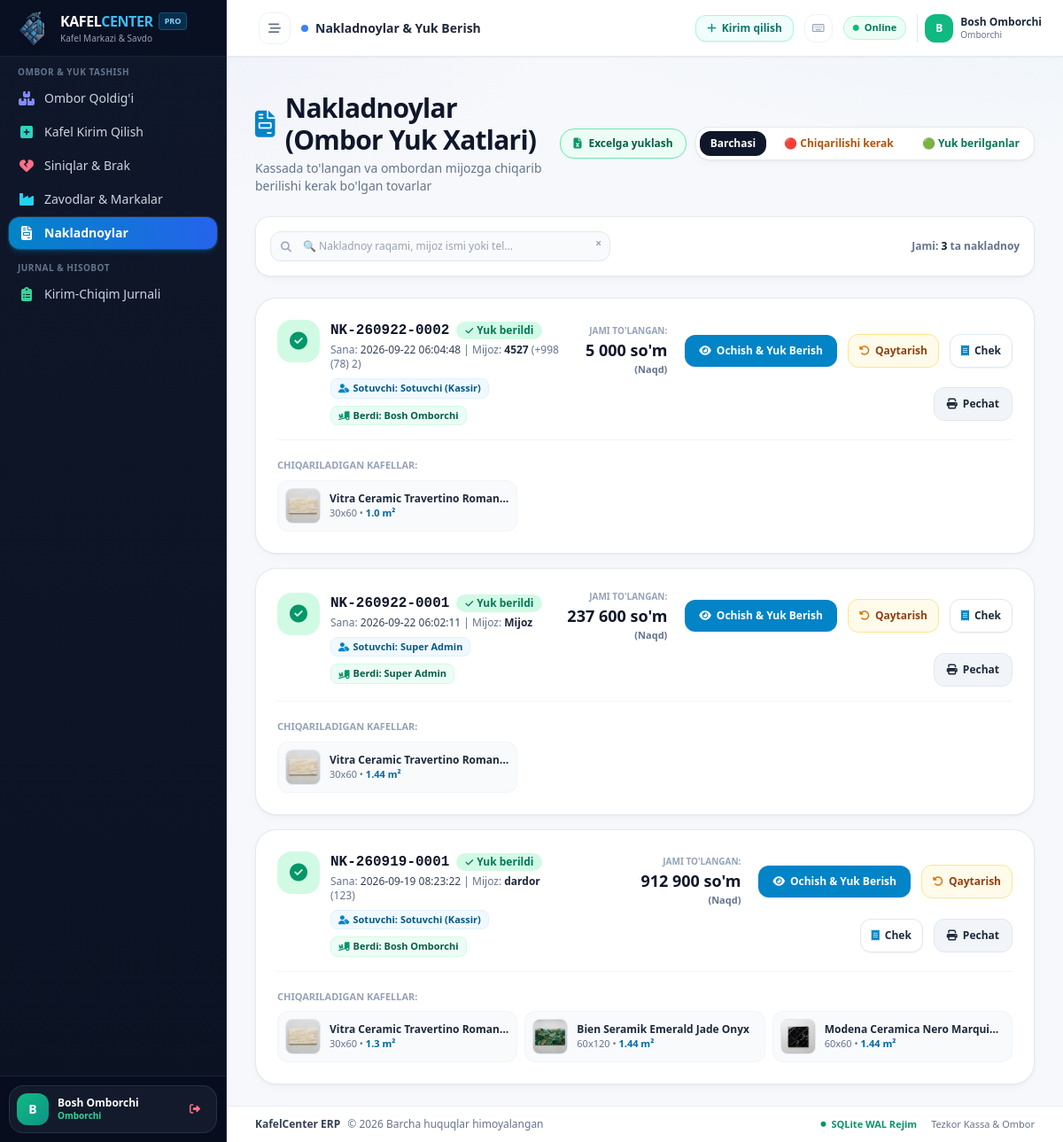
Page /nakladnoylar (signed in) on the earlier database version.
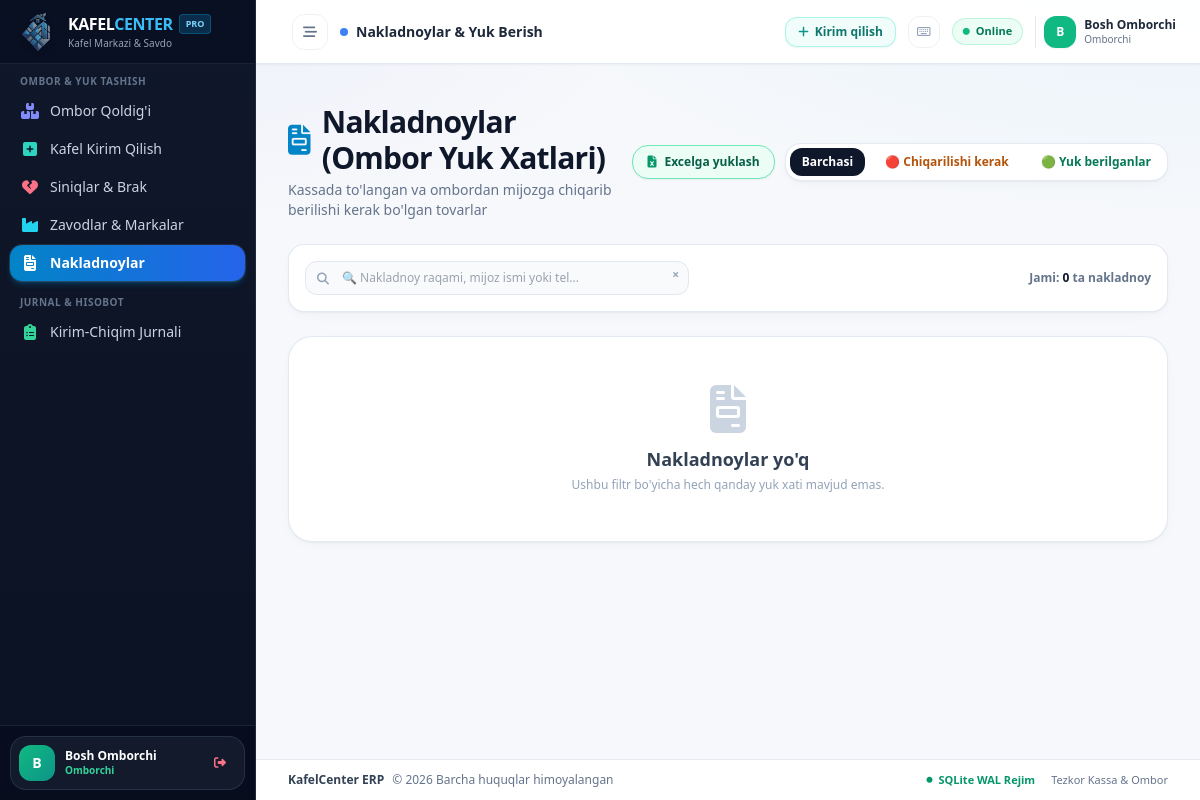
Same page on the later database version.
### tables this page shows
CREATE TABLE orders (
        id INTEGER PRIMARY KEY AUTOINCREMENT,
        order_number TEXT UNIQUE NOT NULL,
        customer_name TEXT,
        customer_phone TEXT,
        total_amount REAL NOT NULL,
        paid_amount REAL NOT NULL,
        payment_method TEXT NOT NULL, -- 'naqd', 'karta', 'aralash'
        status TEXT NOT NULL DEFAULT 'tolandi', -- 'kutilmoqda', 'tolandi', 'yuk_berildi', 'bekor_qilindi'
        cashier_note TEXT,
        warehouse_note TEXT,
        dispatched_at TIMESTAMP,
        created_at TIMESTAMP DEFAULT CURRENT_TIMESTAMP
    , seller_name TEXT, dispatched_by TEXT, is_nasiya INTEGER DEFAULT 0, debt_amount REAL DEFAULT 0.0, customer_id INTEGER, usta_id INTEGER, seller_id INTEGER, has_returns INTEGER DEFAULT 0);

CREATE TABLE order_items (
        id INTEGER PRIMARY KEY AUTOINCREMENT,
        order_id INTEGER NOT NULL,
        product_id INTEGER NOT NULL,
        brand TEXT NOT NULL,
        model_name TEXT NOT NULL,
        size TEXT NOT NULL,
        unit TEXT NOT NULL,
        quantity REAL NOT NULL,
        unit_price REAL NOT NULL,
        total_price REAL NOT NULL,
        image_path TEXT, is_defect INTEGER DEFAULT 0, defect_id INTEGER, returned_quantity REAL DEFAULT 0.0,
        FOREIGN KEY (order_id) REFERENCES orders(id) ON DELETE CASCADE,
        FOREIGN KEY (product_id) REFERENCES products(id)
    );

### app.py (the view)
@app.route("/nakladnoylar")
@role_required(["admin", "omborchi"])
def nakladnoy_list():
    status_filter = request.args.get("status", "").strip()
    conn = database.get_db()
    cursor = conn.cursor()
    query = "SELECT * FROM orders WHERE 1=1"
    params = []
    if status_filter:
        query += " AND status = ?"
        params.append(status_filter)
    query += " ORDER BY id DESC"
    cursor.execute(query, params)
    orders = cursor.fetchall()
    order_data = []
    for ord in orders:
        cursor.execute("SELECT * FROM order_items WHERE order_id = ?", (ord["id"],))
        items = cursor.fetchall()
        order_data.append({
            "order": ord,
            "items": items,
            "item_count": len(items)
        })
    conn.close()
    return render_template("nakladnoy_list.html", order_data=order_data, status_filter=status_filter)

### app.py (called while the page is built, shortened)
@app.before_request
def validate_session_user():
    if "user_id" not in session or request.endpoint in ("static", "login", "logout"):
        return None
    user = database.get_user_by_id(session["user_id"])
    if not user or not user["is_active"] or user["role"] not in VALID_ROLES:
        session.clear()
        if request.path.startswith("/api/"):
            return jsonify({"success": False, "message": "Sessiya tugagan. Qaytadan kiring."}), 401
        flash("Sessiyangiz tugadi yoki hisobingiz o'chirilgan. Qaytadan kiring.", "danger")
        return redirect(url_for("login"))
    session["role"] = user["role"]
    session["full_name"] = user["full_name"]
    return None

@app.before_request
def csrf_origin_check():
    if request.method in ("GET", "HEAD", "OPTIONS") or app.config.get("TESTING"):
        return None

def role_required(allowed_roles):
    def decorator(f):
        @wraps(f)
        def decorated_function(*args, **kwargs):
            if "user_id" not in session:
                return redirect(url_for("login", next=request.url))
            user_role = session.get("role")
            return f(*args, **kwargs)
        return decorated_function
    return decorator

### templates/nakladnoy_list.html (shortened to what the changed rows need)
{% extends "base.html" %}
{% block content %}
<div class="space-y-6">
    <div class="flex flex-col sm:flex-row sm:items-center sm:justify-between gap-4">
        <div>
            <h1 class="text-2xl sm:text-3xl font-black text-slate-900 tracking-tight flex items-center space-x-3">
                <i class="fa-solid fa-file-invoice text-sky-600"></i>
                <span>Nakladnoylar (Ombor Yuk Xatlari)</span>
            </h1>
        </div>
    </div>
    <div class="bg-white rounded-2xl p-3 sm:p-4 shadow-xs border border-slate-200/90 flex flex-col sm:flex-row items-center justify-between gap-3">
        <div id="nakladnoyResultCount" class="text-xs font-bold text-slate-500 text-right w-full sm:w-auto">
            Jami: <span class="text-slate-900 font-black">{{ order_data|length }}</span> ta nakladnoy
        </div>
    </div>
    {% if order_data %}
    <div class="space-y-4" id="nakladnoyCardsContainer">
        {% for item in order_data %}
        {% set ord = item['order'] %}
        {% set order_items_list = item['items'] %}
        <div class="nakladnoy-card bg-white rounded-3xl p-6 shadow-sm border border-slate-200 hover:shadow-md transition" data-search="{{ ord.order_number|lower }} {{ (ord.customer_name or '')|lower }} {{ ord.customer_phone or '' }} {{ (ord.seller_name or '')|lower }} {{ (ord.dispatched_by or '')|lower }}">
            <div class="flex flex-col lg:flex-row lg:items-center lg:justify-between gap-4 border-b border-slate-100 pb-4">
                <div class="flex items-start space-x-3">
                    <div class="w-12 h-12 rounded-2xl flex items-center justify-center text-xl flex-shrink-0 {% if ord.status == 'tolandi' %}bg-amber-100 text-amber-600{% else %}bg-emerald-100 text-emerald-600{% endif %}">
                        <i class="fa-solid {% if ord.status == 'tolandi' %}fa-truck-ramp-box{% else %}fa-circle-check{% endif %}"></i>
                    </div>
                    <div>
                        <div class="flex items-center space-x-2">
                            <span class="font-mono text-base font-black text-slate-900">{{ ord.order_number }}</span>
                            {% if ord.status == 'tolandi' %}
                            <span class="inline-flex items-center px-2.5 py-0.5 rounded-full text-xs font-black bg-rose-100 text-rose-700 animate-pulse">
                                <i class="fa-solid fa-hourglass-half mr-1 text-[10px]"></i> Omborchi berishi kerak
                            </span>
                            {% elif ord.status == 'yuk_berildi' %}
                            <span class="inline-flex items-center px-2.5 py-0.5 rounded-full text-xs font-black bg-emerald-100 text-emerald-700">
                                <i class="fa-solid fa-check mr-1 text-[10px]"></i> Yuk berildi
                            </span>
                            {% endif %}
                        </div>
                        <p class="text-xs text-slate-500 mt-0.5">
                            Sana: <span class="font-medium text-slate-700">{{ ord.created_at }}</span> |
                            Mijoz: <span class="font-bold text-slate-800">{{ ord.customer_name or 'Mijoz' }}</span>
                            {% if ord.customer_phone %}({{ ord.customer_phone }}){% endif %}
                        </p>
                        <div class="flex flex-wrap items-center gap-2 mt-2 text-[11px]">
                            <span class="inline-flex items-center text-sky-800 bg-sky-50 px-2 py-0.5 rounded-lg font-semibold border border-sky-100">
                                <i class="fa-solid fa-user-tag text-sky-600 mr-1 text-[10px]"></i> Sotuvchi: {{ ord.seller_name or 'Kassir' }}
                            </span>
                            {% if ord.status == 'yuk_berildi' %}
                            <span class="inline-flex items-center text-emerald-800 bg-emerald-50 px-2 py-0.5 rounded-lg font-semibold border border-emerald-100">
                                <i class="fa-solid fa-truck-ramp-box text-emerald-600 mr-1 text-[10px]"></i> Berdi: {{ ord.dispatched_by or 'Omborchi' }}
                            </span>
                            {% else %}
                            <span class="inline-flex items-center text-amber-800 bg-amber-50 px-2 py-0.5 rounded-lg font-semibold border border-amber-100">
                                <i class="fa-solid fa-clock text-amber-600 mr-1 text-[10px]"></i> Omborchi topshirishi kerak
                            </span>
                            {% endif %}
                        </div>
                    </div>
                </div>
                <div class="flex flex-wrap items-center gap-3 justify-end">
                    <div class="text-right mr-2">
                        <span class="text-[10px] uppercase font-bold text-slate-400 block">Jami To'langan:</span>
                        <span class="text-lg font-black text-slate-900">{{ "{:,.0f}".format(ord.total_amount).replace(",", " ") }} so'm</span>
                        <span class="text-[11px] font-bold text-slate-500 block">({{ ord.payment_method|capitalize }})</span>
                    </div>
                    <a href="/nakladnoy/{{ ord.id }}" class="bg-sky-600 hover:bg-sky-500 text-white font-bold text-xs px-4 py-2.5 rounded-xl transition flex items-center space-x-1.5 shadow-sm">
                        <i class="fa-solid fa-eye"></i>
                        <span>Ochish & Yuk Berish</span>
                    </a>
                    <a href="/qaytarish?order_id={{ ord.id }}" class="bg-amber-50 hover:bg-amber-100 text-amber-800 font-bold text-xs px-3 py-2.5 rounded-xl transition flex items-center space-x-1.5 border border-amber-200 shadow-2xs" title="Kafelni qaytarish yoki almashtirish (20 kun)">
                        <i class="fa-solid fa-rotate-left text-amber-600"></i>
                        <span>Qaytarish</span>
                    </a>
                    <a href="/nakladnoy/{{ ord.id }}/chek" target="_blank" class="bg-white hover:bg-slate-100 text-slate-800 font-bold text-xs px-3 py-2.5 rounded-xl transition flex items-center space-x-1.5 border border-slate-200 shadow-sm" title="80mm termal kassa cheki">
                        <i class="fa-solid fa-receipt text-sky-600"></i>
                        <span>Chek</span>
                    </a>
                    <a href="/nakladnoy/{{ ord.id }}/print" target="_blank" class="bg-slate-100 hover:bg-slate-200 text-slate-800 font-bold text-xs px-3.5 py-2.5 rounded-xl transition flex items-center space-x-1.5 border border-slate-200" title="Rasmiy A4 Nakladnoy">
                        <i class="fa-solid fa-print"></i>
                        <span>Pechat</span>
                    </a>
                </div>
            </div>
            <div class="mt-4 pt-1">
                <span class="text-[11px] uppercase font-bold text-slate-400 block mb-2">Chiqariladigan Kafellar:</span>
                <div class="grid grid-cols-1 sm:grid-cols-2 md:grid-cols-3 gap-2">
                    {% for itm in order_items_list %}
                    <div class="flex items-center space-x-2.5 p-2 rounded-xl bg-slate-50 border border-slate-100 text-xs">
                        <div class="w-10 h-10 rounded-lg bg-white overflow-hidden border border-slate-200 flex-shrink-0">
                            {% if itm.image_path %}
                            <img src="{{ itm.image_path }}" class="w-full h-full object-cover">
                            {% else %}
                            <div class="w-full h-full flex items-center justify-center text-[9px] text-slate-400">Rasm</div>
                            {% endif %}
                        </div>
                        <div class="overflow-hidden">
                            <span class="font-bold text-slate-800 block truncate">{{ itm.brand }} {{ itm.model_name }}</span>
                            <span class="text-[11px] text-slate-500">{{ itm.size }} &bull; <b class="text-sky-700 font-black">{{ itm.quantity }} {{ itm.unit }}</b></span>
                        </div>
                    </div>
                    {% endfor %}
                </div>
            </div>
        </div>
        {% endfor %}
    </div>
    {% else %}
    <div class="bg-white rounded-3xl p-12 text-center border border-slate-200 shadow-sm">
        <i class="fa-solid fa-file-invoice text-5xl text-slate-300 mb-3"></i>
        <h3 class="text-lg font-bold text-slate-700">Nakladnoylar yo'q</h3>
        <p class="text-xs text-slate-400 mt-1">Ushbu filtr bo'yicha hech qanday yuk xati mavjud emas.</p>
    </div>
    {% endif %}
</div>
{% endblock %}

Differences in the rows shown:
removed orders: status "yuk_berildi" (drawn), order_number "NK-260922-0002", created_at "2026-09-22 06:04:48", customer_name "4527", customer_phone "+998 (78) 2", seller_name "Sotuvchi (Kassir)", dispatched_by "Bosh Omborchi", total_amount "5 000", payment_method "Naqd"
removed order_items: image_path (picture), brand "Vitra Ceramic", model_name "Travertino Roman…", size "30x60", quantity "1.0", unit "m²", shown under "NK-260922-0002"
removed orders: status "yuk_berildi" (drawn), order_number "NK-260922-0001", created_at "2026-09-22 06:02:11", customer_name "Mijoz", seller_name "Super Admin", dispatched_by "Super Admin", total_amount "237 600", payment_method "Naqd"
removed order_items: image_path (picture), brand "Vitra Ceramic", model_name "Travertino Roman…", size "30x60", quantity "1.44", unit "m²", shown under "NK-260922-0001"
removed orders: status "yuk_berildi" (drawn), order_number "NK-260919-0001", created_at "2026-09-19 08:23:22", customer_name "dardor", customer_phone "123", seller_name "Sotuvchi (Kassir)", dispatched_by "Bosh Omborchi", total_amount "912 900", payment_method "Naqd"
removed order_items: image_path (picture), brand "Vitra Ceramic", model_name "Travertino Roman…", size "30x60", quantity "1.3", unit "m²", shown under "NK-260919-0001"
removed order_items: image_path (picture), brand "Bien Seramik", model_name "Emerald Jade Onyx", size "60x120", quantity "1.44", unit "m²", shown under "NK-260919-0001"
removed order_items: image_path (picture), brand "Modena Ceramica", model_name "Nero Marqui…", size "60x60", quantity "1.44", unit "m²", shown under "NK-260919-0001"
Other differences:
{{ order_data|length }}: "3" → "0"
text now shown: "Nakladnoylar yo'q Ushbu filtr bo'yicha hech qanday yuk xati mavjud emas."
list line gone: "Yuk berildi Sana: | Mijoz: ( ) Sotuvchi: Berdi: JAMI TO'LANGAN: so'm ( ) Ochish & Yuk Berish Qaytarish Chek Pechat CHIQARILADIGAN KAFELLAR:"
list line gone: "Yuk berildi Sana: | Mijoz: Sotuvchi: Berdi: JAMI TO'LANGAN: so'm ( ) Ochish & Yuk Berish Qaytarish Chek Pechat CHIQARILADIGAN KAFELLAR:"
